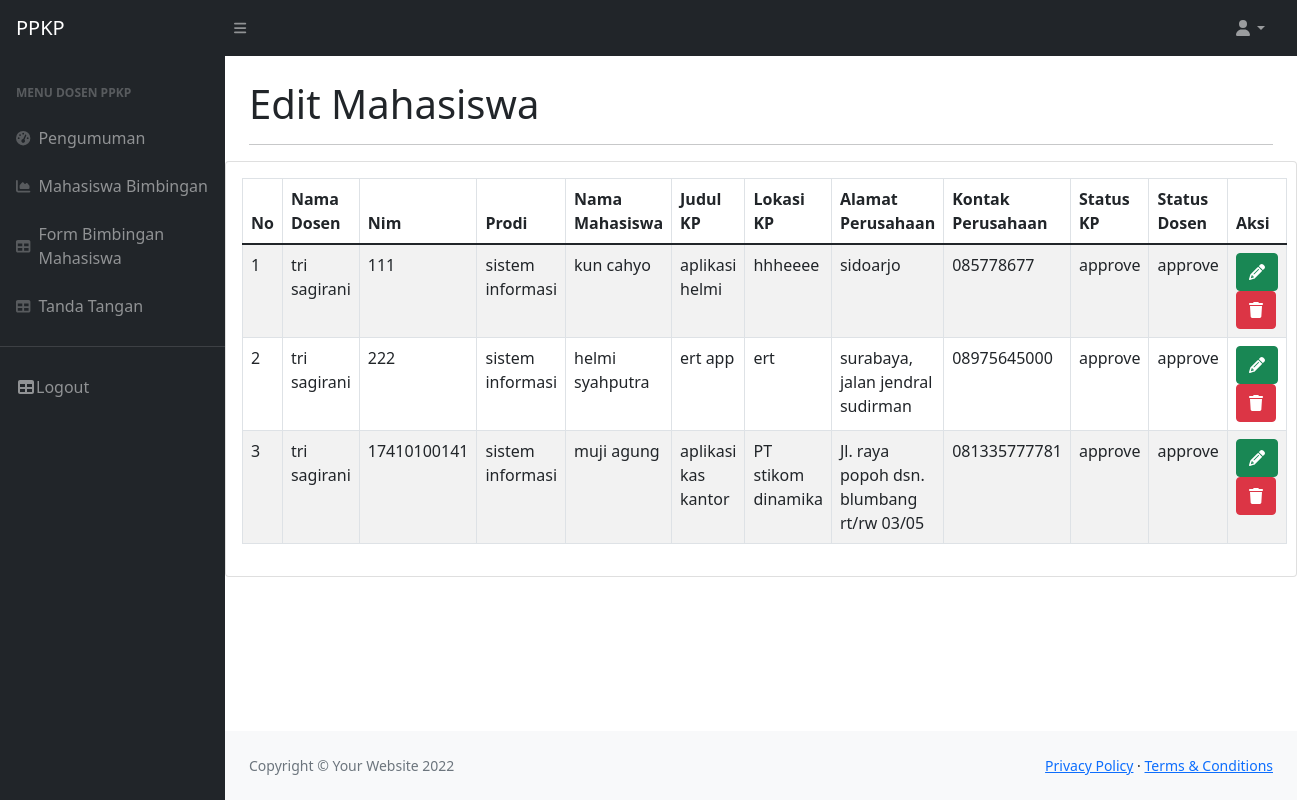
The page /Editing-mahasiswa.php on the database its author committed.
### tables this page shows
CREATE TABLE `mahasiswa_kp` (
  `id` int(11) NOT NULL,
  `id_user` int(11) NOT NULL,
  `id_dosen` int(11) NOT NULL,
  `prodi` varchar(100) NOT NULL,
  `nim_mahasiswa` bigint(20) NOT NULL,
  `nama_mahasiswa` varchar(250) NOT NULL,
  `judu_kp` varchar(200) NOT NULL,
  `lokasi_kp` varchar(200) NOT NULL,
  `alamat` varchar(200) NOT NULL,
  `kontak` varchar(12) NOT NULL,
  `status_kp` varchar(50) NOT NULL,
  `status_dosen` varchar(50) NOT NULL
);

CREATE TABLE `dosen` (
  `id` bigint(20) UNSIGNED NOT NULL,
  `id_user` int(11) NOT NULL,
  `nidn` bigint(20) NOT NULL,
  `prodi` varchar(100) NOT NULL,
  `name` varchar(255) NOT NULL,
  `email` varchar(255) NOT NULL,
  `status` varchar(255) NOT NULL,
  `status_akun` varchar(50) NOT NULL
);

### Editing-mahasiswa.php (the view, shortened to what this page needs)
<!DOCTYPE html>
<html lang="en">
    <head>
        <link href="https://cdn.jsdelivr.net/npm/simple-datatables@latest/dist/style.css" rel="stylesheet" />
        <link href="css/styles.css" rel="stylesheet" />
        <link href="vendor/fontawesome-free/css/all.min.css" rel="stylesheet" type="text/css">
    </head>
    <body class="sb-nav-fixed">
    <?php
        require('_partial/navbar.php');
            require('_partial/sidebar.php');
            ?>
                <main>
                    <div class="container-fluid px-4">
                        <h1 class="mt-4">Edit Mahasiswa</h1>
                        <hr>
                    </div>
                    <div class="card mb-4">
                            <div class="card-body">
                            <table id="datatablesSimple" class="display table table-striped table-bordered">
                                    <thead>
                                        <tr>
                                            <th>No</th>
                                            <th>Nama Dosen</th>
                                            <th>Nim</th>
                                            <th>Prodi</th>
                                            <th>Nama Mahasiswa</th>
                                            <th>Judul KP</th>
                                            <th>Lokasi KP</th>
                                            <th>Alamat Perusahaan</th>
                                            <th>Kontak Perusahaan</th>
                                            <th>Status KP</th>
                                            <th>Status Dosen</th>
                                            <th>Aksi</th>
                                        </tr>
                                    </thead>
                                    <tbody>
                                    <?php
                       $no=1;
                          $sql = 'SELECT m.id as id_mahasiswa,d.id as id_dosen,name,m.prodi,nim_mahasiswa,nama_mahasiswa,judu_kp,lokasi_kp,alamat,kontak,status_kp,status_dosen from mahasiswa_kp m LEFT JOIN dosen d on m.id_dosen = d.id';
                          $query = mysqli_query($koneksi, $sql);
                             while ($row = mysqli_fetch_array($query))
                                {
                                 ?>
                                  <tr>
                                  <td>
                                    <?= $no++;?></td>
                                      <td><?= $row['name']; ?></td>
                                      <td><?= $row['nim_mahasiswa'];?></td>
                                      <td><?= $row['prodi'];?></td>
                                      <td><?= $row['nama_mahasiswa'];?></td>
                                      <td><?= $row['judu_kp'];?></td>
                                      <td><?= $row['lokasi_kp']; ?></td>
                                      <td><?= $row['alamat']; ?></td>
                                      <td><?= $row['kontak']; ?></td>
                                      <td><?= $row['status_kp']; ?></td>
                                      <td><?= $row['status_dosen']; ?></td>
                                      <td><a class="btn btn-success" data-toggle="modal" data-target="#modal<?php echo $row['id_mahasiswa'];?>"><i class="fa fa-pencil"></i></a>
                                      <a href="delete/delete-mhs.php?hal=delete&id=<?= $row['id_mahasiswa'];?>"
                                      class='btn btn-danger p-auto' onclick="return confirm('Data ini akan terhapus anda yakin?');"><i
                                         class='fa fa-trash'></i></a>
                                    </td>
                                  </tr>
                          <?php
                            }
                            ?>
                                    </tbody>
                                </table>
                            </div>
                        </div>
                </main>
                <?php
                require('_partial/footer.php')
                ?>
    </body>
</html>

### rows shown on the page
mahasiswa_kp: id_dosen.name "tri sagirani", nim_mahasiswa "111", prodi "sistem informasi", nama_mahasiswa "kun cahyo", judu_kp "aplikasi helmi", lokasi_kp "hhheeee", alamat "sidoarjo", kontak "085778677", status_kp "approve", status_dosen "approve"
mahasiswa_kp: id_dosen.name "tri sagirani", nim_mahasiswa "222", prodi "sistem informasi", nama_mahasiswa "helmi syahputra", judu_kp "ert app", lokasi_kp "ert", alamat "surabaya, jalan jendral sudirman", kontak "08975645000", status_kp "approve", status_dosen "approve"
mahasiswa_kp: id_dosen.name "tri sagirani", nim_mahasiswa "17410100141", prodi "sistem informasi", nama_mahasiswa "muji agung", judu_kp "aplikasi kas kantor", lokasi_kp "PT stikom dinamika", alamat "Jl. raya popoh dsn. blumbang rt/rw 03/05", kontak "081335777781", status_kp "approve", status_dosen "approve"
